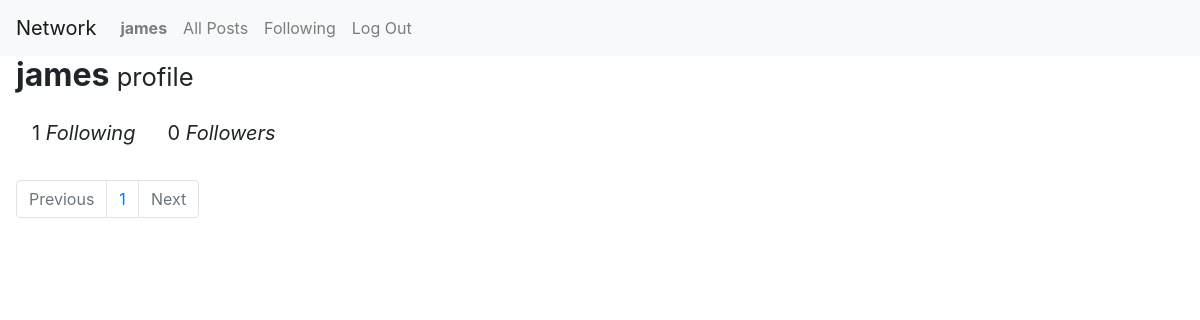
The page /profile/1 (signed in) on the database as committed earlier.
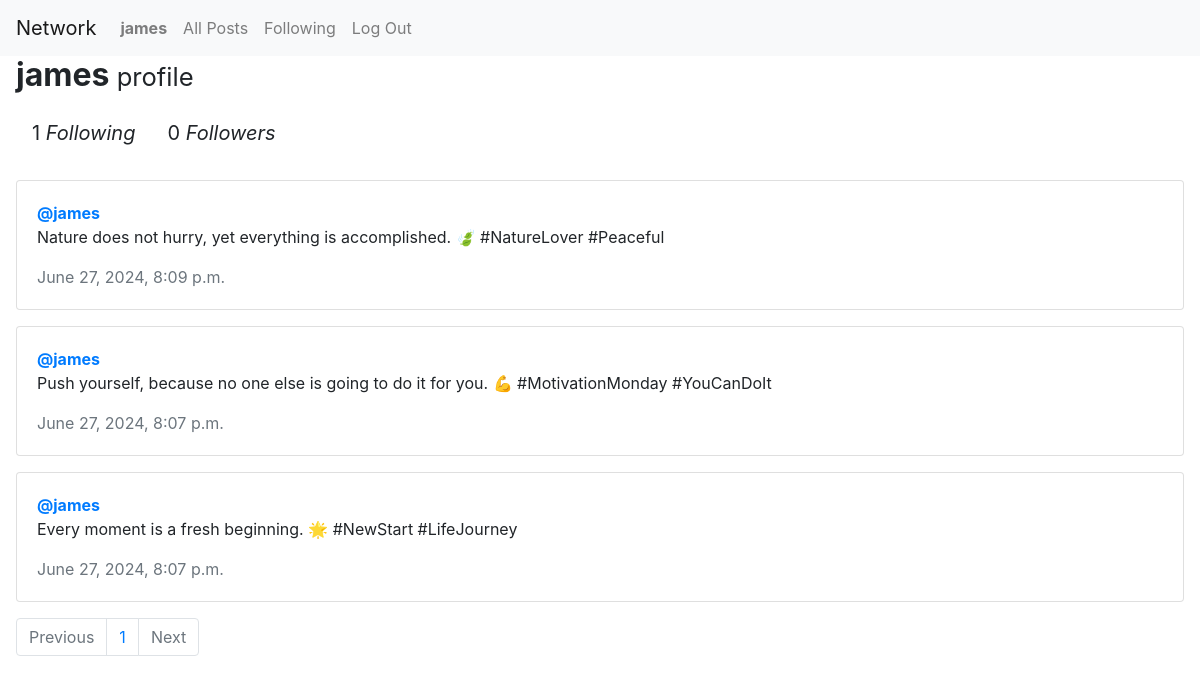
The same page on the database as committed later.
### network/models.py (models this page shows, shortened)
class Post(models.Model):
    content = models.CharField(max_length=150)
    user = models.ForeignKey(User, on_delete=models.CASCADE, related_name="author")
    date = models.DateTimeField(auto_now_add=True)

class User(AbstractUser):
    pass

### network/views.py (the view)
# urls.py: path("profile/<int:user_id>", views.profile, name="profile"),
def profile(request, user_id):
    user = User.objects.get(pk=user_id)
    all_post = Post.objects.filter(user=user).order_by('-date')
    following = Follow.objects.filter(follower=user)
    followers = Follow.objects.filter(followed=user)
    try:
        checkFollow = Follow.objects.get(follower=request.user, followed=user)
        isFollowing = True
    except Follow.DoesNotExist:
        isFollowing = False
    paginator = Paginator(all_post, 10)
    page_number = request.GET.get('page')
    page_obj = paginator.get_page(page_number)
    return render(request, "network/profile.html", {
        "page_obj": page_obj,
        "username": user.username,
        "following": following,
        "followers": followers,
        "isFollowing": isFollowing,
        "user_profile": user
    })

### network/templates/network/profile.html (shortened to what this page needs)
{% extends "network/layout.html" %}
{% load static %}
{% block body %}
    <h2 class="mx-3"><strong>{{ username }}</strong><small> profile</small></h2>
    <div class="d-flex align-items-center mx-3">
        <p class="blockquote m-3">{{ following.count }} <i>Following</i></p>
        <p class="blockquote m-3">{{ followers.count }} <i>Followers</i></p>
    </div>
    <div class="all_post mx-3 mt-3">
        {% for post in page_obj %}
        <div class="card mb-3">
            <div class="card-body">
                <a href="{% url 'profile' post.user.id %}"><strong>@{{ post.user }}</strong></a>
                <p class="card-text">{{ post.content }}</p>
                <p class="card-text text-muted">{{ post.date }}</p>
            </div>
          </div>
        {% endfor %}
    </div>
    <nav aria-label="Page navigation example">
        <ul class="pagination mx-3">
            {% if page_obj.has_previous %}
                <li class="page-item"><a class="page-link" href="?page={{ page_obj.previous_page_number }}">Previous</a></li>
            {% else %}
                <li class="page-item disabled"><span class="page-link">Previous</span></li>
            {% endif %}
            <span class="current">
                <li class="page-item page-link">{{ page_obj.number }}</li>
            </span>
            {% if page_obj.has_next %}
                <li class="page-item"><a class="page-link" href="?page={{ page_obj.next_page_number }}">Next</a></li>
            {% else %}
                <li class="page-item disabled"><span class="page-link">Next</span></li>
            {% endif %}
        </ul>
    </nav>
{% endblock %}

Rows that differ between the two databases and show on the page:
added Post: user "james", content "Nature does not hurry, yet everything is accomplished. 🍃 #NatureLover #Peaceful", date "June 27, 2024, 8:09 p.m."
added Post: user "james", content "Push yourself, because no one else is going to do it for you. 💪 #MotivationMonday #YouCanDoIt", date "June 27, 2024, 8:07 p.m."
added Post: user "james", content "Every moment is a fresh beginning. 🌟 #NewStart #LifeJourney", date "June 27, 2024, 8:07 p.m."
